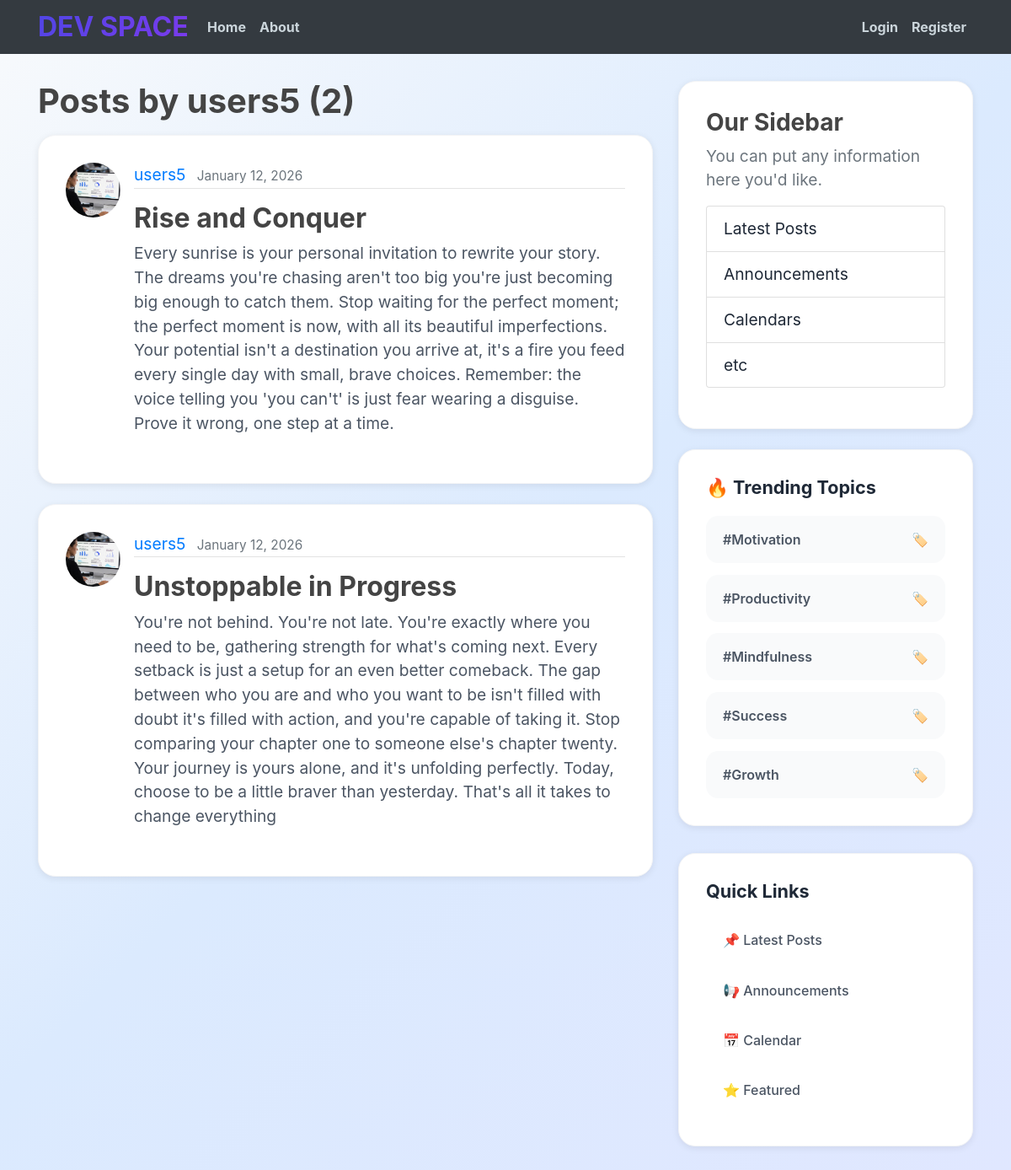
Page /user/users5/ on the committed database.
### blog/models.py (models this page shows, shortened)
class post(models.Model):
    title = models.CharField(max_length=100)
    content = models.TextField()
    date_posted = models.DateTimeField(default=timezone.now)
    author = models.ForeignKey(User, on_delete=models.CASCADE)

### users/models.py (models this page shows, shortened)
class profile(models.Model):
    user = models.OneToOneField(User, on_delete=models.CASCADE)
    image = models.ImageField(default='default.jpg', upload_to='profile_pics')

### blog/views.py (the view)
# urls.py: path('user/<str:username>/', UserPostListView.as_view(), name='user-posts'),
class UserPostListView(ListView):
    model = post
    template_name = 'blog/user_posts.html'
    context_object_name = 'posts'
    paginate_by = 5
    def get_queryset(self):
        user = get_object_or_404(User, username=self.kwargs.get('username'))
        return post.objects.filter(author=user).order_by('-date_posted')

### blog/templates/blog/user_posts.html (shortened to what this page needs)
{% extends "blog/base.html" %}
{% block content %}
<h1 class="mb-3">
    Posts by {{ view.kwargs.username }} ({{ page_obj.paginator.count }})
</h1>
{% for post in posts %}
<article class="media content-section">
    <img class="rounded-circle article-img" src="{{ post.author.profile.image.url }}">
    <div class="media-body">
        <div class="article-metadata">
            <a class="mr-2" href="{% url 'user-posts' post.author.username %}">
                {{ post.author }}
            </a>
            <small class="text-muted">{{ post.date_posted|date:"F d, Y" }}</small>
        </div>
        <h2>
            <a class="article-title" href="{% url 'post-detail' post.id %}">
                {{ post.title }}
            </a>
        </h2>
        <p class="article-content">{{ post.content }}</p>
    </div>
</article>
{% endfor %}
{% endblock content %}

### blog/static/blog/main.css (style rules this page uses)
* { margin: 0; padding: 0; box-sizing: border-box; }
body { margin-top: 6rem; font-family: -apple-system, BlinkMacSystemFont, 'Segoe UI', Roboto, Oxygen, Ubuntu, Cantarell, sans-serif; background: linear-gradient(135deg, #f8fafc 0%, #dbeafe 50%, #e0e7ff 100%); min-height: 100vh; color: #1f2937; }
h1, h2, h3, h4, h5, h6 { color: #444444; font-weight: bold; }
.content-section { background: white; border-radius: 1.3rem; padding: 2rem; margin-bottom: 1.5rem; box-shadow: 0 2px 8px rgba(0, 0, 0, 0.08); border: 1px solid #f3f4f6; transition: all 0.4s; font-size: 1.2rem; }
.article-title { color: #444444; font-weight: bold; }
.article-content { white-space: pre-line; color: #4b5563; margin-bottom: 1.5rem; }
.article-img { height: 65px; width: 65px; margin-right: 16px; }
.article-metadata { padding-bottom: 1px; margin-bottom: 1rem; border-bottom: 1px solid #e3e3e3 }

### rows in the picture
post: author.profile.image (picture), author "users5", date_posted "January 12, 2026", title "Rise and Conquer", content "Every sunrise is your personal invitation to rewrite your story. The dreams you're chasing aren't too big you're just becoming big enough to catch them. Stop waiting for the perfect moment; the perfect moment is now, with all its beautiful imperfections. Your potential isn't a destination you arrive at, it's a fire you feed every single day with small, brave choices. Remember: the voice telling you 'you can't' is just fear wearing a disguise. Prove it wrong, one step at a time."
post: author.profile.image (picture), author "users5", date_posted "January 12, 2026", title "Unstoppable in Progress", content "You're not behind. You're not late. You're exactly where you need to be, gathering strength for what's coming next. Every setback is just a setup for an even better comeback. The gap between who you are and who you want to be isn't filled with doubt it's filled with action, and you're capable of taking it. Stop comparing your chapter one to someone else's chapter twenty. Your journey is yours alone, and it's unfolding perfectly. Today, choose to be a little braver than yesterday. That's all it takes to change everything"

### other values in the picture
{{ view.kwargs.username }} "users5"
{{ page_obj.paginator.count }} "2"
